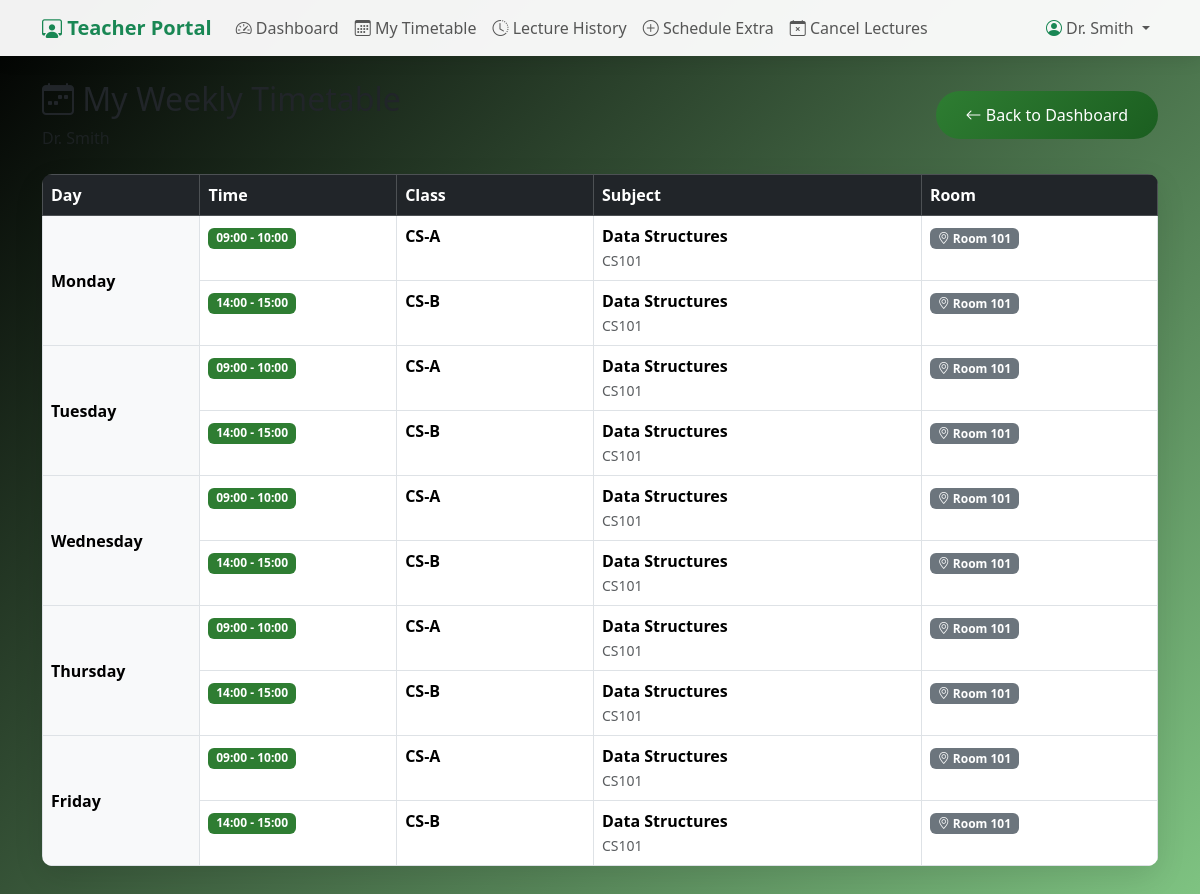
The page /teacher/timetable/ (signed in) on the database its author committed.
### core/models.py (models this page shows, shortened)
class Teacher(models.Model):
    user = models.OneToOneField(User, on_delete=models.CASCADE, related_name='teacher_profile', null=True, blank=True)
    name = models.CharField(max_length=100)
    email = models.EmailField(blank=True)
    class Meta:
        ordering = ['name']

class Timetable(models.Model):
    DAYS_OF_WEEK = [
        (0, 'Monday'),
        (1, 'Tuesday'),
        (2, 'Wednesday'),
        (3, 'Thursday'),
        (4, 'Friday'),
        (5, 'Saturday'),
        (6, 'Sunday'),
    ]
    room = models.ForeignKey(Room, on_delete=models.CASCADE, related_name='timetable_entries', null=True, blank=True)
    classroom = models.ForeignKey(Classroom, on_delete=models.CASCADE, related_name='timetable_entries')
    subject = models.ForeignKey(Subject, on_delete=models.CASCADE, related_name='timetable_entries')
    teacher = models.ForeignKey(Teacher, on_delete=models.CASCADE, related_name='timetable_entries')
    day_of_week = models.IntegerField(choices=DAYS_OF_WEEK)
    start_time = models.TimeField()
    end_time = models.TimeField()
    is_recurring = models.BooleanField(default=True, help_text="False for extra/one-time lectures")
    extra_date = models.DateField(null=True, blank=True, help_text="Specific date for non-recurring lectures")
    class Meta:
        ordering = ['day_of_week', 'start_time']
        unique_together = ['room', 'day_of_week', 'start_time']

class Classroom(models.Model):
    name = models.CharField(max_length=50, unique=True)  # e.g., "CS-A", "IT-B"
    description = models.TextField(blank=True)
    def __str__(self):
        return self.name
    class Meta:
        ordering = ['name']

class Subject(models.Model):
    name = models.CharField(max_length=100)
    code = models.CharField(max_length=20, unique=True)  # e.g., "CS101"
    class Meta:
        ordering = ['code']

class Room(models.Model):
    name = models.CharField(max_length=50, unique=True)  # e.g., "Room 101", "Lab 1"
    description = models.TextField(blank=True)
    camera_index = models.IntegerField(default=0, help_text="Camera index for cv2.VideoCapture (0 for default)")
    def __str__(self):
        return self.name
    class Meta:
        ordering = ['name']

### core/views.py (the view)
# urls.py: path('teacher/timetable/', views.teacher_timetable, name='teacher_timetable'),
@login_required
def teacher_timetable(request):
    teacher = get_teacher_or_redirect(request)
    if not teacher:
        messages.error(request, "Access denied.")
        return redirect('teacher_login')
    timetable_entries = Timetable.objects.filter(teacher=teacher, is_recurring=True).order_by('day_of_week', 'start_time')
    days = ['Monday', 'Tuesday', 'Wednesday', 'Thursday', 'Friday', 'Saturday', 'Sunday']
    timetable_by_day = {}
    for day_num, day_name in enumerate(days):
        entries = timetable_entries.filter(day_of_week=day_num)
        if entries.exists():
            timetable_by_day[day_name] = entries
    context = {
        'teacher': teacher,
        'timetable_by_day': timetable_by_day,
    }
    return render(request, 'core/teacher/timetable.html', context)

### core/views.py (called while the page is built)
def get_teacher_or_redirect(request):
    try:
        return request.user.teacher_profile
    except (Teacher.DoesNotExist, AttributeError):
        return None

### templates/core/teacher/timetable.html (shortened to what this page needs)
{% extends 'base.html' %}
{% block content %}
<div class="row mb-4">
    <div class="col-12">
        <div class="d-flex justify-content-between align-items-center">
            <div>
                <h2><i class="bi bi-calendar-week"></i> My Weekly Timetable</h2>
                <p class="text-muted mb-0">{{ teacher.name }}</p>
            </div>
            <a href="{% url 'teacher_dashboard' %}" class="btn btn-primary">
                <i class="bi bi-arrow-left"></i> Back to Dashboard
            </a>
        </div>
    </div>
</div>
<div class="row">
    <div class="col-12">
        <div class="card">
            <div class="card-body p-0">
                {% if timetable_by_day %}
                <div class="table-responsive">
                    <table class="table table-bordered mb-0">
                        <thead class="table-dark">
                            <tr>
                                <th style="width: 12%;">Day</th>
                                <th style="width: 15%;">Time</th>
                                <th style="width: 15%;">Class</th>
                                <th style="width: 25%;">Subject</th>
                                <th style="width: 18%;">Room</th>
                            </tr>
                        </thead>
                        <tbody>
                            {% for day, entries in timetable_by_day.items %}
                                {% for entry in entries %}
                                <tr>
                                    {% if forloop.first %}
                                    <td rowspan="{{ entries.count }}" class="align-middle fw-bold bg-light">
                                        {{ day }}
                                    </td>
                                    {% endif %}
                                    <td>
                                        <span class="badge bg-primary">
                                            {{ entry.start_time|time:"H:i" }} - {{ entry.end_time|time:"H:i" }}
                                        </span>
                                    </td>
                                    <td><strong>{{ entry.classroom }}</strong></td>
                                    <td>
                                        <strong>{{ entry.subject.name }}</strong>
                                        <br><small class="text-muted">{{ entry.subject.code }}</small>
                                    </td>
                                    <td>
                                        <span class="badge bg-secondary">
                                            <i class="bi bi-geo-alt"></i> {{ entry.room }}
                                        </span>
                                    </td>
                                </tr>
                                {% endfor %}
                            {% endfor %}
                        </tbody>
                    </table>
                </div>
                {% else %}
                <div class="text-center py-5">
                    <i class="bi bi-calendar-x text-muted" style="font-size: 4rem;"></i>
                    <h4 class="text-muted mt-3">No timetable available</h4>
                    <p class="text-muted">Contact your administrator to set up the timetable.</p>
                </div>
                {% endif %}
            </div>
        </div>
    </div>
</div>
<div class="mb-5 pb-4"></div>
{% endblock %}

### templates/base.html (shortened to what this page needs)
<!DOCTYPE html>
<html lang="en">
<head>
    <link href="https://cdn.jsdelivr.net/npm/bootstrap@5.3.2/dist/css/bootstrap.min.css" rel="stylesheet">
    <link rel="stylesheet" href="https://cdn.jsdelivr.net/npm/bootstrap-icons@1.11.1/font/bootstrap-icons.css">
</head>
<body>
    {% if user.is_authenticated %}
    <nav class="navbar navbar-expand-lg navbar-light bg-light mb-4">
        <div class="container">
            {% if user.teacher_profile %}
            <a class="navbar-brand fw-bold text-success" href="{% url 'teacher_dashboard' %}">
                <i class="bi bi-person-workspace"></i> Teacher Portal
            </a>
            <div class="collapse navbar-collapse" id="navbarNav">
                <ul class="navbar-nav me-auto">
                    <li class="nav-item">
                        <a class="nav-link" href="{% url 'teacher_dashboard' %}"><i class="bi bi-speedometer2"></i> Dashboard</a>
                    </li>
                    <li class="nav-item">
                        <a class="nav-link" href="{% url 'teacher_timetable' %}"><i class="bi bi-calendar3"></i> My Timetable</a>
                    </li>
                    <li class="nav-item">
                        <a class="nav-link" href="{% url 'teacher_lecture_history' %}"><i class="bi bi-clock-history"></i> Lecture History</a>
                    </li>
                    <li class="nav-item">
                        <a class="nav-link" href="{% url 'teacher_schedule_extra' %}"><i class="bi bi-plus-circle"></i> Schedule Extra</a>
                    </li>
                    <li class="nav-item">
                        <a class="nav-link" href="{% url 'teacher_cancel_lectures' %}"><i class="bi bi-calendar-x"></i> Cancel Lectures</a>
                    </li>
                </ul>
                <ul class="navbar-nav">
                    <li class="nav-item dropdown">
                        <a class="nav-link dropdown-toggle" href="#" id="navbarDropdown" role="button" data-bs-toggle="dropdown">
                            <i class="bi bi-person-circle text-success"></i> {{ user.teacher_profile.name }}
                        </a>
                    </li>
                </ul>
            </div>
            {% endif %}
        </div>
    </nav>
    {% endif %}
    <div class="container">
        {% block content %}{% endblock %}
    </div>
</body>
</html>

### templates/base.html (style rules this page uses)
:root { --primary-color: #2E7D32; --secondary-color: #1B5E20; --success-color: #06d6a0; --danger-color: #ef476f; --warning-color: #ffd166; }
body { background: linear-gradient(135deg, #000000 0%, #81C784 100%); min-height: 100vh; }
.bg-primary { background-color: var(--primary-color) !important; }
.card { border: none; border-radius: 15px; box-shadow: 0 10px 30px rgba(0, 0, 0, 0.1); }
.btn-primary { background: linear-gradient(135deg, var(--primary-color), var(--secondary-color)); border: none; padding: 12px 30px; border-radius: 25px; transition: transform 0.3s ease, box-shadow 0.3s ease; }
.navbar { background: rgba(255, 255, 255, 0.95) !important; box-shadow: 0 2px 20px rgba(0, 0, 0, 0.1); }
.table { border-radius: 10px; overflow: hidden; }

### rows shown on the page
Timetable: day "Monday", start_time "09:00", end_time "10:00", classroom "CS-A", subject.name "Data Structures", subject.code "CS101", room "Room 101"
Timetable: start_time "14:00", end_time "15:00", classroom "CS-B", subject.name "Data Structures", subject.code "CS101", room "Room 101"
Timetable: day "Tuesday", start_time "09:00", end_time "10:00", classroom "CS-A", subject.name "Data Structures", subject.code "CS101", room "Room 101"
Timetable: start_time "14:00", end_time "15:00", classroom "CS-B", subject.name "Data Structures", subject.code "CS101", room "Room 101"
Timetable: day "Wednesday", start_time "09:00", end_time "10:00", classroom "CS-A", subject.name "Data Structures", subject.code "CS101", room "Room 101"
Timetable: start_time "14:00", end_time "15:00", classroom "CS-B", subject.name "Data Structures", subject.code "CS101", room "Room 101"
Timetable: day "Thursday", start_time "09:00", end_time "10:00", classroom "CS-A", subject.name "Data Structures", subject.code "CS101", room "Room 101"
Timetable: start_time "14:00", end_time "15:00", classroom "CS-B", subject.name "Data Structures", subject.code "CS101", room "Room 101"
Timetable: day "Friday", start_time "09:00", end_time "10:00", classroom "CS-A", subject.name "Data Structures", subject.code "CS101", room "Room 101"
Timetable: start_time "14:00", end_time "15:00", classroom "CS-B", subject.name "Data Structures", subject.code "CS101", room "Room 101"

### other values the page prints
{{ user.teacher_profile.name }} "Dr. Smith"
